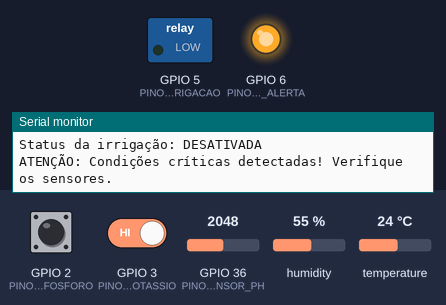
This sketch was run on a simulated ESP32. Parts: switched loads named in the sketch (green lamp = pin HIGH), output pins drawn as LEDs (lit = HIGH), the last lines printed to the serial monitor. The inputs (shaded band) are chosen by the test bench; at power-on: humidity 55 %, GPIO 2 (PINO_SENSOR_FOSFORO) HIGH, GPIO 3 (PINO_SENSOR_POTASSIO) HIGH, GPIO 36 (PINO_SENSOR_PH) = 2048, temperature 24 °C.

Above: at 3.2 s.
3.3 s: humidity set to 22 %
8.1 s: GPIO 2 (PINO_SENSOR_FOSFORO) driven LOW
12.6 s: GPIO 3 (PINO_SENSOR_POTASSIO) driven LOW
17.1 s: GPIO 36 (PINO_SENSOR_PH) set to 551
20.1 s: GPIO 36 (PINO_SENSOR_PH) set to 470
At 23.6 s:
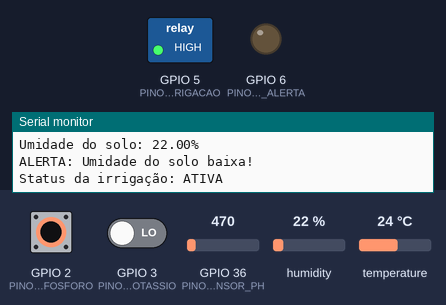
23.9 s: GPIO 36 (PINO_SENSOR_PH) set to 428
26.9 s: GPIO 36 (PINO_SENSOR_PH) set to 361
At 29.0 s:
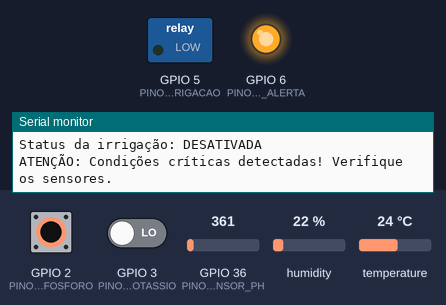
Timing chart, 0 to 30.5 s (numbered marks = the images above; inputs shaded):
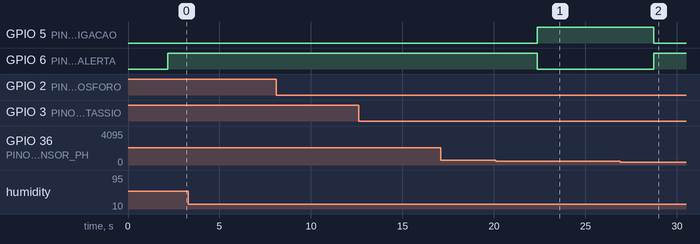

The sketch:

Sistema_de_irrigacao_inteligente.ino
```cpp
#include <DHT.h>

// Definição dos pinos
#define PINO_SENSOR_FOSFORO 2    // Botão para simular sensor de fósforo
#define PINO_SENSOR_POTASSIO 3   // Botão para simular sensor de potássio
#define PINO_SENSOR_PH A0        // LDR para simular sensor de pH
#define PINO_DHT 4               // Sensor DHT22 para umidade
#define PINO_LED_IRRIGACAO 5     // LED que indica irrigação ativa
#define PINO_LED_ALERTA 6        // LED que indica condições críticas

// Configuração do sensor DHT
#define DHTTYPE DHT22
DHT dht(PINO_DHT, DHTTYPE);

// Variáveis para armazenar os valores dos sensores
bool nivelFosforo = false;       // false = baixo, true = adequado
bool nivelPotassio = false;      // false = baixo, true = adequado
int valorPH = 0;                 // Valor bruto do LDR
float phCalculado = 0.0;         // pH calculado (0-14)
float umidadeSolo = 0.0;         // Umidade do solo (%)

// Limites para tomada de decisão
const float LIMITE_UMIDADE_BAIXA = 30.0;  // Abaixo disso, solo seco
const float LIMITE_UMIDADE_ALTA = 70.0;   // Acima disso, solo muito úmido
const float PH_IDEAL_MIN = 5.5;           // pH mínimo ideal
const float PH_IDEAL_MAX = 7.0;           // pH máximo ideal

// Estado do sistema
bool irrigacaoAtiva = false;

void setup() {
  // Inicializa a comunicação serial
  Serial.begin(9600);
  Serial.println("Sistema de Irrigação Inteligente");
  Serial.println("--------------------------------");

  // Configura os pinos
  pinMode(PINO_SENSOR_FOSFORO, INPUT_PULLUP);  // Botão com resistor pull-up interno
  pinMode(PINO_SENSOR_POTASSIO, INPUT_PULLUP); // Botão com resistor pull-up interno
  pinMode(PINO_SENSOR_PH, INPUT);              // LDR como entrada analógica
  pinMode(PINO_LED_IRRIGACAO, OUTPUT);
  pinMode(PINO_LED_ALERTA, OUTPUT);

  // Inicializa o sensor DHT
  dht.begin();

  delay(2000); // Aguarda a estabilização dos sensores
}

void loop() {
  // Leitura dos sensores
  lerSensores();

  // Exibe os valores no monitor serial
  exibirDados();

  // Toma decisões com base nos dados dos sensores
  tomarDecisoes();

  // Aguarda antes da próxima leitura
  delay(2000);
}

void lerSensores() {
  // Lê o sensor de fósforo (botão)
  nivelFosforo = !digitalRead(PINO_SENSOR_FOSFORO); // Invertido devido ao pull-up

  // Lê o sensor de potássio (botão)
  nivelPotassio = !digitalRead(PINO_SENSOR_POTASSIO); // Invertido devido ao pull-up

  // Lê o sensor de pH (LDR)
  valorPH = analogRead(PINO_SENSOR_PH);
  // Converte o valor do LDR para uma escala de pH (0-14)
  phCalculado = map(valorPH, 0, 1023, 0, 140) / 10.0;

  // Lê o sensor de umidade (DHT22)
  umidadeSolo = dht.readHumidity();

  // Verifica se a leitura do DHT22 falhou
  if (isnan(umidadeSolo)) {
    Serial.println("Falha na leitura do sensor DHT!");
    umidadeSolo = 0.0;
  }
}

void exibirDados() {
  Serial.println("\n--- Leitura dos Sensores ---");

  // Exibe o status do fósforo
  Serial.print("Fósforo: ");
  Serial.println(nivelFosforo ? "Adequado" : "Baixo");

  // Exibe o status do potássio
  Serial.print("Potássio: ");
  Serial.println(nivelPotassio ? "Adequado" : "Baixo");

  // Exibe o valor do pH
  Serial.print("pH: ");
  Serial.println(phCalculado);

  // Exibe a umidade do solo
  Serial.print("Umidade do solo: ");
  Serial.print(umidadeSolo);
  Serial.println("%");
}

void tomarDecisoes() {
  bool necessitaIrrigacao = false;
  bool condicaoCritica = false;

  // Verifica se a umidade está baixa
  if (umidadeSolo < LIMITE_UMIDADE_BAIXA) {
    Serial.println("ALERTA: Umidade do solo baixa!");
    necessitaIrrigacao = true;
  }

  // Verifica se a umidade está muito alta
  if (umidadeSolo > LIMITE_UMIDADE_ALTA) {
    Serial.println("ALERTA: Umidade do solo muito alta!");
    condicaoCritica = true;
  }

  // Verifica se o pH está fora da faixa ideal
  if (phCalculado < PH_IDEAL_MIN || phCalculado > PH_IDEAL_MAX) {
    Serial.println("ALERTA: pH fora da faixa ideal!");
    condicaoCritica = true;
  }

  // Verifica se os níveis de nutrientes estão baixos
  if (!nivelFosforo) {
    Serial.println("ALERTA: Nível de fósforo baixo!");
    condicaoCritica = true;
  }

  if (!nivelPotassio) {
    Serial.println("ALERTA: Nível de potássio baixo!");
    condicaoCritica = true;
  }

  // Atualiza o estado da irrigação
  irrigacaoAtiva = necessitaIrrigacao && !condicaoCritica;

  // Controla os LEDs
  digitalWrite(PINO_LED_IRRIGACAO, irrigacaoAtiva ? HIGH : LOW);
  digitalWrite(PINO_LED_ALERTA, condicaoCritica ? HIGH : LOW);

  // Exibe o status da irrigação
  Serial.print("Status da irrigação: ");
  Serial.println(irrigacaoAtiva ? "ATIVA" : "DESATIVADA");

  if (condicaoCritica) {
    Serial.println("ATENÇÃO: Condições críticas detectadas! Verifique os sensores.");
  }
}
```

Measured:
- the behaviour switches between 519 and 518 on GPIO 36 (PINO_SENSOR_PH) (found by bisection; images 0 and 1)
- the behaviour switches between 402 and 401 on GPIO 36 (PINO_SENSOR_PH) (found by bisection; images 1 and 2)
- after the input at 20.1 s, GPIO 5 (PINO_LED_IRRIGACAO): LOW → HIGH after 2.3 s; GPIO 6 (PINO_LED_ALERTA): HIGH → LOW after 2.3 s
- after the input at 26.9 s, GPIO 5 (PINO_LED_IRRIGACAO): HIGH → LOW after 1.8 s; GPIO 6 (PINO_LED_ALERTA): LOW → HIGH after 1.8 s
